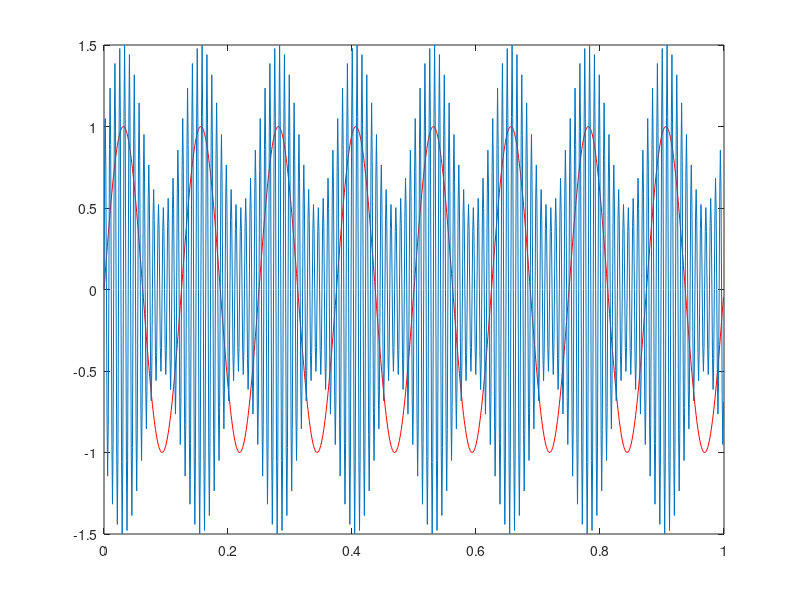
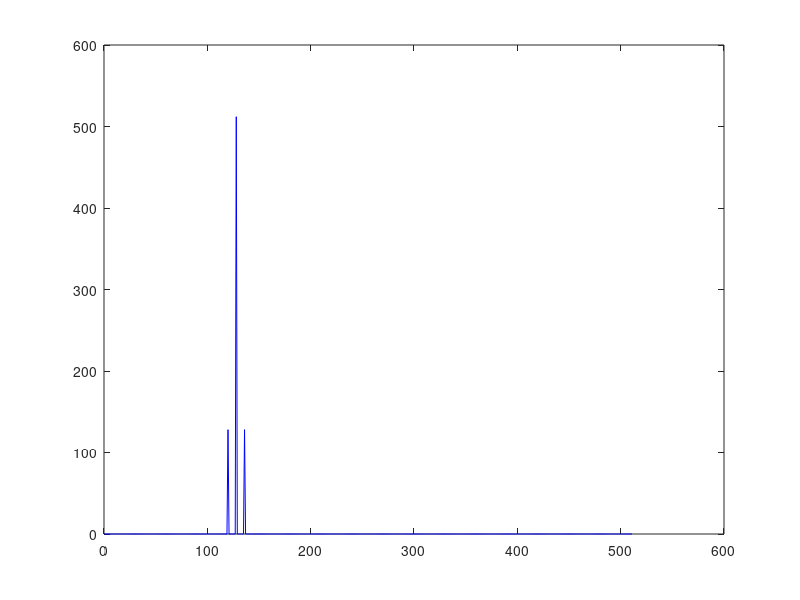

Reproduce these figures in MATLAB, in order.
close all 
clear all

Fs=1024;
N=1024;
t = [0:N-1]/Fs;
F0 = 128;
f = 8;

ff = [-N/2:N/2-1]*Fs/N;
ff = ff(N/2+1:N);

mi=0.5;

s = sin(2*pi*f*t);
S = sin(2*pi*F0*t);

am = (1+mi*sin(2*pi*f*t)).*sin(2*pi*F0*t);
SAM = abs(fftshift(fft(am)));

SAM = SAM(N/2+1:N);

figure
plot(t,s,'r');
hold on
plot(t,am);
hold off

figure
plot(ff,SAM, 'b');
